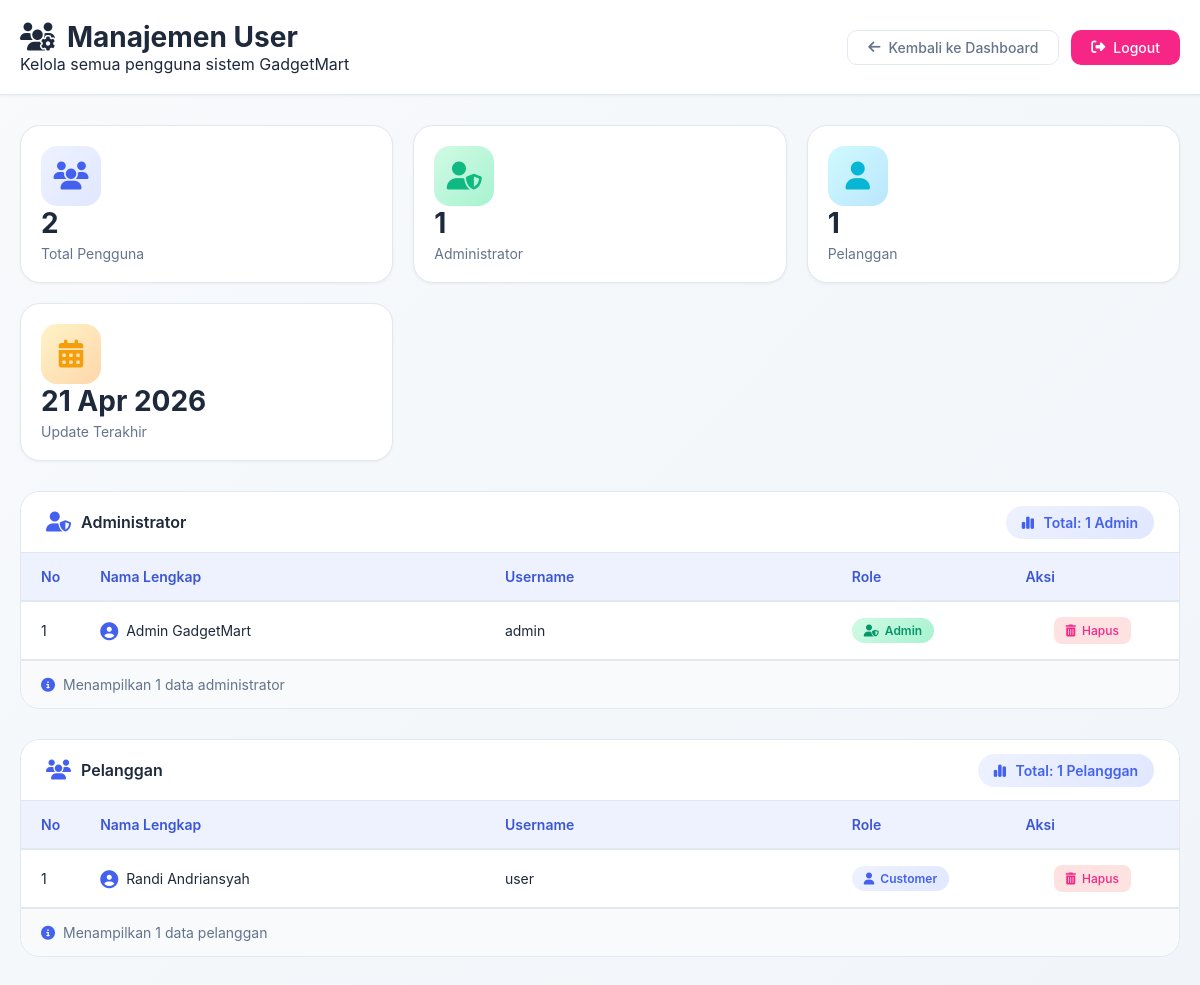
The app's page /admin/data_user.php (signed in) with its own data.
### tables this page shows
CREATE TABLE `users` (
  `id_user` int(11) NOT NULL,
  `nama` varchar(100) DEFAULT NULL,
  `jenis_kelamin` enum('Laki-laki','Perempuan') DEFAULT NULL,
  `username` varchar(50) DEFAULT NULL,
  `password` varchar(255) DEFAULT NULL,
  `email` varchar(100) DEFAULT NULL,
  `alamat` text DEFAULT NULL,
  `latitude` varchar(50) DEFAULT NULL,
  `longitude` varchar(50) DEFAULT NULL,
  `no_hp` varchar(20) DEFAULT NULL,
  `role` enum('admin','customer') DEFAULT 'customer',
  `tanggal_daftar` date DEFAULT NULL,
  `foto` varchar(255) DEFAULT NULL,
  `remember_token` varchar(255) DEFAULT NULL,
  `token_expiry` datetime DEFAULT NULL
);

### admin/data_user.php (the view, shortened to what this page needs)
<?php
include '../koneksi.php';
$admins = mysqli_query($koneksi, "SELECT * FROM users WHERE role='admin' ORDER BY id_user DESC");
$customers = mysqli_query($koneksi, "SELECT * FROM users WHERE role='customer' ORDER BY id_user DESC");
$total_admins = mysqli_num_rows($admins);
$total_customers = mysqli_num_rows($customers);
$total_users = $total_admins + $total_customers;
?>
<!DOCTYPE html>
<html>
<head>
    <link rel="stylesheet" href="https://cdnjs.cloudflare.com/ajax/libs/font-awesome/6.4.0/css/all.min.css">
    <link rel="stylesheet" href="../css/data_user.css">
</head>
<body>
<div class="dashboard-header">
    <div class="container">
        <div class="header-content">
            <div class="header-title">
                <h3 class="page-title mb-0">
                    <i class="fas fa-users-cog text-success"></i> Manajemen User
                </h3>
                <p class="text-muted mb-0 mt-1">Kelola semua pengguna sistem GadgetMart</p>
            </div>
            <div class="header-actions">
                <a class="btn btn-back" href="dashboard.php">
                    <i class="fas fa-arrow-left"></i> Kembali ke Dashboard
                </a>
                <a class="btn btn-danger" href="../user/logout.php">
                    <i class="fas fa-sign-out-alt"></i> Logout
                </a>
            </div>
        </div>
    </div>
</div>
<div class="container">
    <div class="stats-grid">
        <div class="stat-card">
            <div class="stat-icon bg-primary-light">
                <i class="fas fa-users"></i>
            </div>
            <div class="stat-info">
                <h3><?= $total_users ?></h3>
                <p>Total Pengguna</p>
            </div>
        </div>
        <div class="stat-card">
            <div class="stat-icon bg-success-light">
                <i class="fas fa-user-shield"></i>
            </div>
            <div class="stat-info">
                <h3><?= $total_admins ?></h3>
                <p>Administrator</p>
            </div>
        </div>
        <div class="stat-card">
            <div class="stat-icon bg-info-light">
                <i class="fas fa-user"></i>
            </div>
            <div class="stat-info">
                <h3><?= $total_customers ?></h3>
                <p>Pelanggan</p>
            </div>
        </div>
        <div class="stat-card">
            <div class="stat-icon bg-warning-light">
                <i class="fas fa-calendar-alt"></i>
            </div>
            <div class="stat-info">
                <h3><?= date('d M Y') ?></h3>
                <p>Update Terakhir</p>
            </div>
        </div>
    </div>
    <div class="data-card">
        <div class="data-card-header">
            <div class="header-left">
                <i class="fas fa-user-shield"></i>
                <span>Administrator</span>
            </div>
            <div class="header-right">
                <span class="total-badge">
                    <i class="fas fa-chart-simple"></i>
                    Total: <?= $total_admins ?> Admin
                </span>
            </div>
        </div>
        <div class="data-card-body p-0">
            <?php if ($total_admins > 0): ?>
            <div class="table-responsive-custom">
                <table class="modern-table">
                    <thead>
                        <tr>
                            <th width="5%">No</th>
                            <th width="35%">Nama Lengkap</th>
                            <th width="30%">Username</th>
                            <th width="15%">Role</th>
                            <th width="15%" class="text-center">Aksi</th>
                        </thead>
                        <tbody>
                            <?php
                            $no = 1;
                            mysqli_data_seek($admins, 0);
                            while ($row = mysqli_fetch_assoc($admins)) {
                            ?>
                            <tr>
                                <td><?= $no++; ?></td>
                                <td>
                                    <div class="user-info">
                                        <i class="fas fa-user-circle"></i>
                                        <?= htmlspecialchars($row['nama']); ?>
                                    </div>
                                </td>
                                <td><?= htmlspecialchars($row['username']); ?></td>
                                <td>
                                    <span class="role-badge role-admin">
                                        <i class="fas fa-user-shield"></i> Admin
                                    </span>
                                </td>
                                <td class="text-center">
                                    <div class="action-links">
                                        <a class="btn-delete" href="javascript:void(0);"
                                           onclick="confirmDelete('<?= $row['id_user']; ?>', 'admin')"
                                           title="Hapus Admin">
                                            <i class="fas fa-trash-alt"></i> Hapus
                                        </a>
                                    </div>
                                </td>
                            </tr>
                            <?php } ?>
                        </tbody>
                    </table>
                </div>
                <div class="table-footer">
                    <div class="footer-info">
                        <i class="fas fa-info-circle"></i>
                        Menampilkan <?= $total_admins ?> data administrator
                    </div>
                </div>
            <?php endif; ?>
        </div>
    </div>
    <div class="data-card">
        <div class="data-card-header">
            <div class="header-left">
                <i class="fas fa-users"></i>
                <span>Pelanggan</span>
            </div>
            <div class="header-right">
                <span class="total-badge">
                    <i class="fas fa-chart-simple"></i>
                    Total: <?= $total_customers ?> Pelanggan
                </span>
            </div>
        </div>
        <div class="data-card-body p-0">
            <?php if ($total_customers > 0): ?>
            <div class="table-responsive-custom">
                <table class="modern-table">
                    <thead>
                        <tr>
                            <th width="5%">No</th>
                            <th width="35%">Nama Lengkap</th>
                            <th width="30%">Username</th>
                            <th width="15%">Role</th>
                            <th width="15%" class="text-center">Aksi</th>
                        </thead>
                        <tbody>
                            <?php
                            $no = 1;
                            mysqli_data_seek($customers, 0);
                            while ($row = mysqli_fetch_assoc($customers)) {
                            ?>
                            <tr>
                                <td><?= $no++; ?></td>
                                <td>
                                    <div class="user-info">
                                        <i class="fas fa-user-circle"></i>
                                        <?= htmlspecialchars($row['nama']); ?>
                                    </div>
                                </td>
                                <td><?= htmlspecialchars($row['username']); ?></td>
                                <td>
                                    <span class="role-badge role-customer">
                                        <i class="fas fa-user"></i> Customer
                                    </span>
                                </td>
                                <td class="text-center">
                                    <div class="action-links">
                                        <a class="btn-delete" href="javascript:void(0);"
                                           onclick="confirmDelete('<?= $row['id_user']; ?>', 'customer')"
                                           title="Hapus Pelanggan">
                                            <i class="fas fa-trash-alt"></i> Hapus
                                        </a>
                                    </div>
                                </td>
                            </tr>
                            <?php } ?>
                        </tbody>
                    </table>
                </div>
                <div class="table-footer">
                    <div class="footer-info">
                        <i class="fas fa-info-circle"></i>
                        Menampilkan <?= $total_customers ?> data pelanggan
                    </div>
                </div>
            <?php endif; ?>
        </div>
    </div>
</div>
</body>
</html>

### records on screen
users: nama "Admin GadgetMart", username "admin"
users: nama "Randi Andriansyah", username "user"

### other values on screen
$total_users "2"
$total_admins "1"
$total_customers "1"
